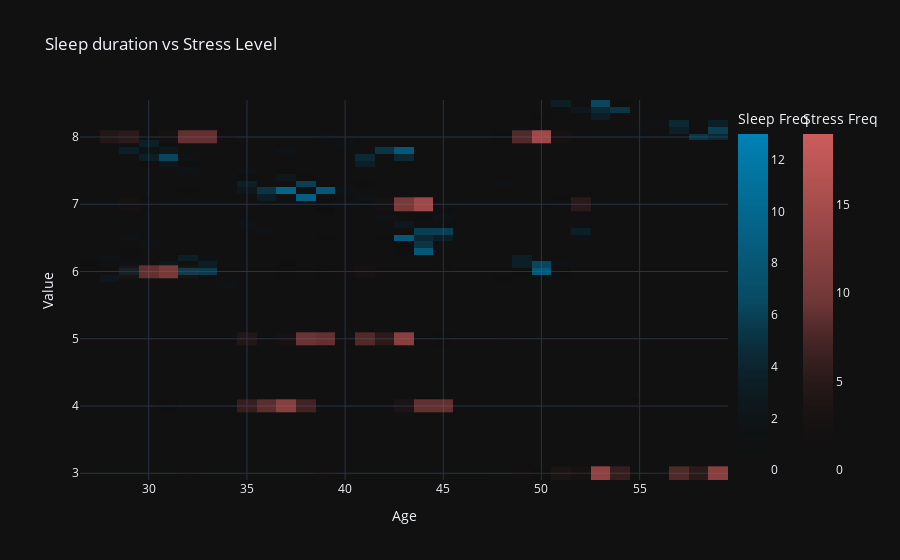

The notebook cell saved with this chart:
### Markdown cell above
---


Draw histogram to compare sleep duration and stress level


---

### Code cell
# add sleep duration data
fig_spray.add_trace(go.Histogram2d(
    x = df['Age'],
    y = df['Sleep Duration'],
    colorscale=[
        [0, 'rgba(0, 0, 0, 0)'],
        [0.5, 'rgba(0, 130, 180, 0.5)'],
        [1, 'rgb(0, 130, 180)']
    ],
    nbinsx=60,
    nbinsy=30,
    opacity=0.75,
    colorbar=dict(title='Sleep Freq', x=1.0),
    showscale=True
))

# add stress level data
fig_spray.add_trace(go.Histogram2d(
    x = df['Age'],
    y = df['Stress Level'],
    colorscale=[
        [0, 'rgba(0, 0, 0, 0)'],
        [0.5, 'rgba(205, 92, 92, 0.5)'],
        [1, 'rgb(205, 92, 92)']
    ],
    nbinsx=60,
    nbinsy=30,
    opacity=0.75,
    colorbar=dict(title='Stress Freq', x=1.1),
    showscale=True
))

# decorate
fig_spray.update_layout(
    title='Sleep duration vs Stress Level',
    xaxis_title='Age',
    yaxis_title='Value',
    barmode='overlay',
    template='plotly_dark'
)

# show
fig_spray.show()

### Figure 1 — Plotly figure (JSON) as saved in the notebook; plotly's stock layout.template omitted (floating-point values rounded to 4 significant figures; data arrays with more than 128 entries replaced by an {"elided": "..."} marker saying what was removed)
{"data": [{"colorbar": {"title": {"text": "Sleep Freq"}, "x": 1}, "colorscale": [[0, "rgba(0, 0, 0, 0)"], [0.5, "rgba(0, 130, 180, 0.5)"], [1, "rgb(0, 130, 180)"]], "nbinsx": 60, "nbinsy": 30, "opacity": 0.75, "showscale": true, "type": "histogram2d", "x": {"elided": "374 int values"}, "y": {"elided": "374 float values"}}, {"colorbar": {"title": {"text": "Stress Freq"}, "x": 1.1}, "colorscale": [[0, "rgba(0, 0, 0, 0)"], [0.5, "rgba(205, 92, 92, 0.5)"], [1, "rgb(205, 92, 92)"]], "nbinsx": 60, "nbinsy": 30, "opacity": 0.75, "showscale": true, "type": "histogram2d", "x": {"elided": "374 int values"}, "y": {"elided": "374 int values"}}], "layout": {"barmode": "overlay", "title": {"text": "Sleep duration vs Stress Level"}, "xaxis": {"title": {"text": "Age"}}, "yaxis": {"title": {"text": "Value"}}}}
